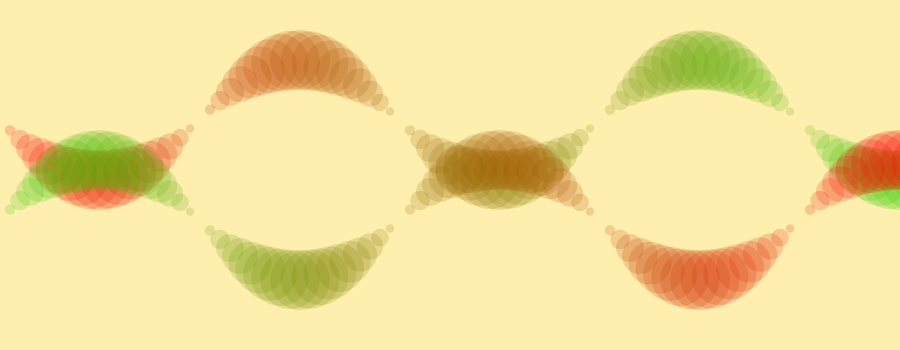
Frame 1 (no input)
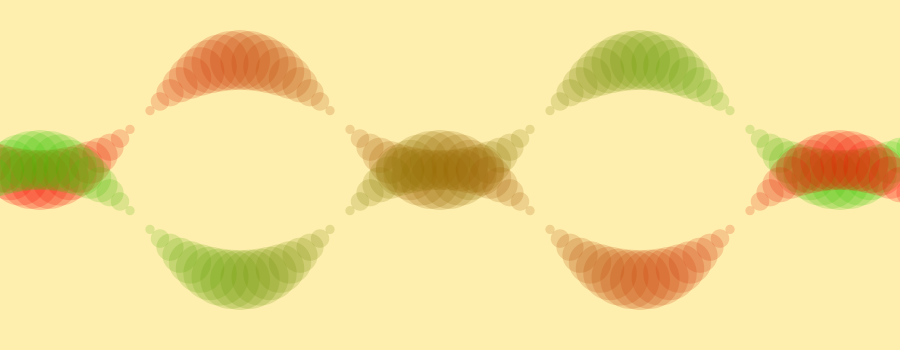
Frame 60 (the mouse pressed at the canvas centre just before this capture)
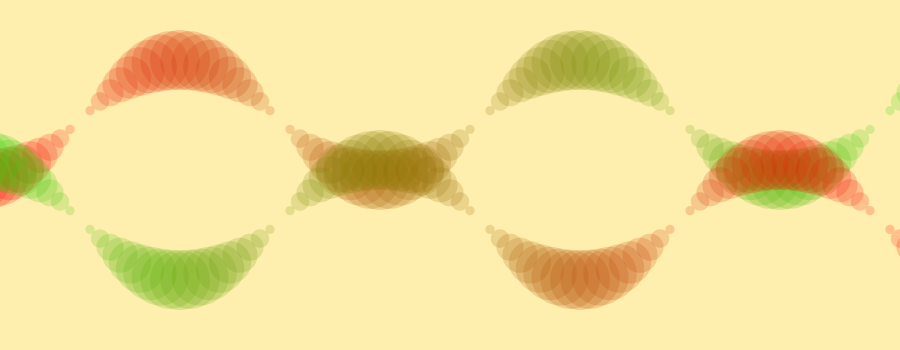
Frame 120 (the mouse held since frame 60 and released just before this capture)

The Processing sketch that drew these frames (run headless with seeded random() and noise(); from frame 60 on, the mouse is pressed at the canvas centre):

// Processing sketch: processing_15077
// ── processing_15077.pde


float g = 1;
float s = 60;
boolean isSin = true;
boolean isCos = false;
boolean isTan = false;

void setup() {
  size(900,350);
  frameRate(30);
}

void draw() {
  //background(0);
  background(255,239,174);
  rectMode(CENTER);
  smooth();
  noStroke();
  

  for(int x=-150; x<1200; x+=10) {
     if (isSin) {float y=sin(radians(g*x+frameCount)*0.9)*s;
         float col=x/4.3;
      //fill(0,194,213,30);
     fill(255-col,col,0,50);
        ellipse(x,y+120,y,y);
        fill(0+col,255-col,0,50);
        ellipse(x-200,y+220,y,y);}
        if (isCos) {float y=cos(radians(g*x+frameCount)*0.9)*s;
         float col=x/4.3;
      //fill(0,194,213,30);
     fill(255-col,col,0,50);
        ellipse(x,y+120,y,y);
        fill(0+col,255-col,0,50);
        ellipse(x-200,y+220,y,y);}
        if (isTan) {float y=tan(radians(g*x+frameCount)*0.9)*s/8;
         float col=x/4.3;
      //fill(0,194,213,30);
     fill(255-col,col,0,80);
        ellipse(x,y+120,y,y);
        fill(0+col,255-col,0,80);
        ellipse(x-200,y+220,y,y);}
     

      }
    }
void keyPressed()
{
  if (key == CODED)
  {
    if (keyCode == UP)
	g += 0.05;
    else if (keyCode == DOWN)
	g -= 0.05;
    else if (keyCode == LEFT)
	s -= 1;
    else if (keyCode == RIGHT)
	s += 1;}
//  if(key==' ') {
//   background(255,239,174);
//   redraw();
// }


   if(key == 's') isSin=!isSin; 
   if(key == 'c') isCos=!isCos; 
   if(key == 't') isTan=!isTan; 

}
